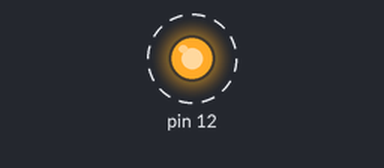
Simulated run of this sketch. Board: Arduino Uno, built with avr-gcc and run on an emulated ATmega328P. Parts: output pins drawn as LEDs (lit = HIGH). Dashed ring = blinking.

Above: at 1.0 s.
Timing chart, 0 to 5.8 s (numbered marks = the images above):
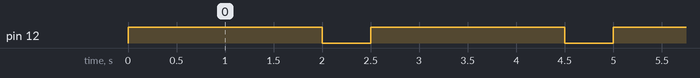

Measured:
- by itself, pin 12: alternates HIGH for 2.0 s and LOW for 0.50 s

The sketch:

Blink.ino
```cpp
/*
  Blink
Programmer: Gabe Westra
Date: 11.14.22
Program: Blink

*/

// the setup function runs once when you press reset or power the board
void setup() {
  // initialize digital pin 12 as an output.
  pinMode(12, OUTPUT);
}

// the loop function runs over and over again forever
void loop() {
  digitalWrite(12, HIGH);   // turn the LED on (HIGH is the voltage level)
  delay(2000);                       // wait for 2 seconds
  digitalWrite(12, LOW);    // turn the LED off by making the voltage LOW
  delay(500);                       // wait for a half of a second
}
```
